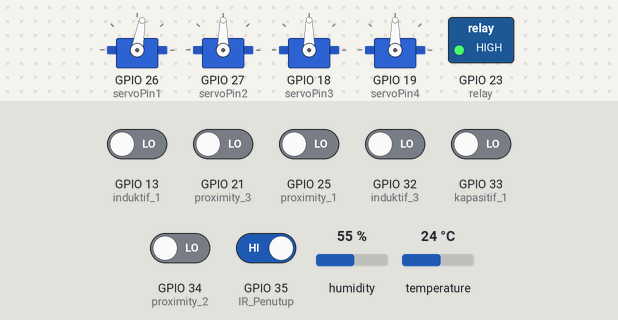
Simulated run of this sketch. Board: ESP32. Parts: 4 × servo, switched loads named in the sketch (green lamp = pin HIGH). Inputs (shaded band) come from the test bench; at power-on: GPIO 35 (IR_Penutup) HIGH, GPIO 13 (induktif_1), GPIO 21 (proximity_3), GPIO 25 (proximity_1), GPIO 32 (induktif_3), GPIO 33 (kapasitif_1), GPIO 34 (proximity_2) LOW, humidity 55 %, temperature 24 °C. WiFi joins after 1.5 s; servers stay silent unless stated; network time is answered at once with the bench clock; the local clock reads 2024-03-15 10:24:30 at power-on unless the sketch sets it; the audio player accepts every command and is not drawn; what the sketch prints to the serial monitor is not drawn.

Above: at 4.2 s.
4.3 s: GPIO 35 (IR_Penutup) driven LOW
At 5.5 s:
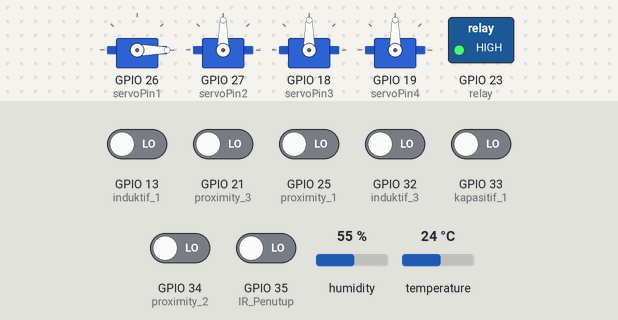
5.8 s: GPIO 35 (IR_Penutup) driven HIGH
At 11.1 s:
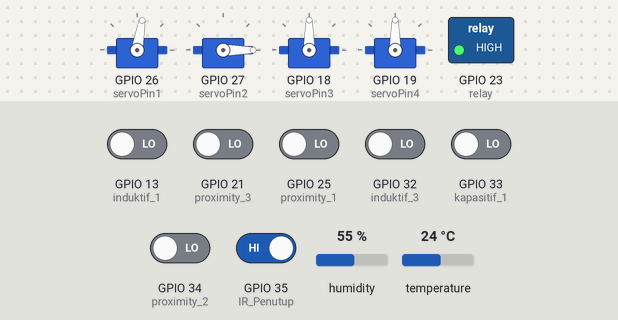
11.7 s: GPIO 35 (IR_Penutup) driven LOW
At 14.8 s:
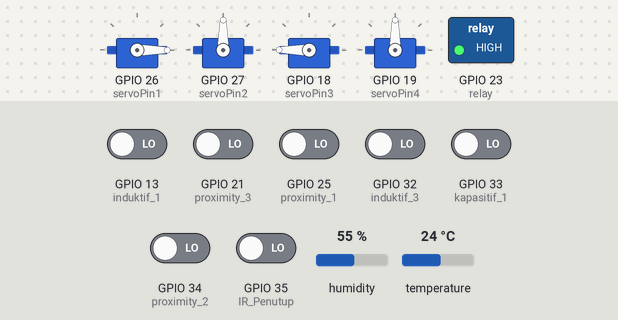
Timing chart, 0 to 18.0 s (numbered marks = the images above; inputs shaded):
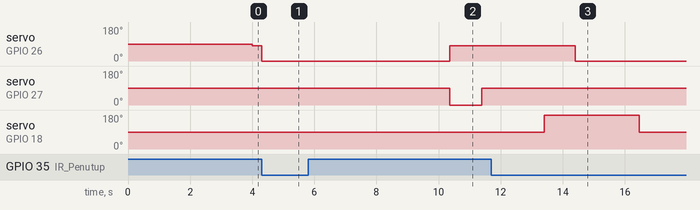

Measured:
- after the input at 4.3 s, servo on GPIO 26 (servoPin1): 80° → 0° at once
- after the input at 5.8 s, servo on GPIO 26 (servoPin1): 0° → 80° after 4.6 s; servo on GPIO 27 (servoPin2): 90° → 0° after 4.6 s, → 90° 1.0 s later
- after the input at 11.7 s, servo on GPIO 26 (servoPin1): 80° → 0° after 2.7 s

The sketch:

esp32_1.ino
```cpp
#include <ESP32Servo.h>
#include "Arduino.h"
#include "DFRobotDFPlayerMini.h"
#include "DHT.h"
#include <WiFi.h>
#include <NTPClient.h>
#include <WiFiUdp.h>

#define servoPin1  26
#define servoPin2  27
#define servoPin3  18
#define servoPin4  19
#define IR_Penutup 35
#define relay      23

#define induktif_1   13 //pemisah organik dan non organik
#define proximity_1  25
#define kapasitif_1  33

#define proximity_2  34 //pemisah organik basah dam kering
#define dht22Pin     14

#define proximity_3  21 //pemisah logam dan non logam
#define induktif_3   32

const char* ssid     = "Tinkpad";
const char* password = "12345678";
WiFiUDP ntpUDP;
NTPClient timeClient(ntpUDP, "pool.ntp.org", 25200, 60000); // 25200 detik = 7 jam (WIB), 60000 ms pembaruan

Servo myServo1, myServo2, myServo3, myServo4;
DFRobotDFPlayerMini myDFPlayer;
DHT dht(dht22Pin, DHT22);

unsigned long cTime1 = 0;

bool audio = true;
bool step1 = false;
bool step2 = false;
bool step3 = false;

void connectWifi(){
  WiFi.mode(WIFI_STA);
  WiFi.begin(ssid, password);
  while (WiFi.status() != WL_CONNECTED) {
        delay(500);
    }
}

void setup() {
  Serial2.begin(9600, SERIAL_8N1, /*rx =*/16, /*tx =*/17);
  Serial.begin(115200); Serial.println("Memulai");
  dht.begin(); connectWifi();  timeClient.begin();

  pinMode(IR_Penutup, INPUT);
  pinMode(relay, OUTPUT);

  pinMode(induktif_1, INPUT);
  pinMode(proximity_1, INPUT);
  pinMode(kapasitif_1, INPUT);

  pinMode(proximity_2, INPUT);

  pinMode(induktif_3, INPUT);
  pinMode(proximity_3, INPUT);

  digitalWrite(relay, HIGH);

  myServo1.attach(servoPin1); myServo1.write(90);
  myServo2.attach(servoPin2); myServo2.write(90);
  myServo3.attach(servoPin3); myServo3.write(90);
  myServo4.attach(servoPin4); myServo4.write(90);
  delay(1000);

  if (!myDFPlayer.begin(Serial2, /*isACK = */true, /*doReset = */true)) {
    Serial.println(F("Unable to begin:"));
    Serial.println(F("1.Please recheck the connection!"));
    Serial.println(F("2.Please insert the SD card!"));
    while(true);
  } Serial.println(F("DFPlayer Mini online."));

  myDFPlayer.setTimeOut(500);
  myDFPlayer.volume(30);
  myDFPlayer.EQ(DFPLAYER_EQ_NORMAL);
  myDFPlayer.outputDevice(DFPLAYER_DEVICE_SD);
}

void loop() {
  timeClient.update();
  String waktu = timeClient.getFormattedTime();
  String jam, menit, detik;
  int index1 = waktu.indexOf(':');
  jam = waktu.substring(0, index1);
  int index2 = waktu.indexOf(':', index1 + 1);
  menit = waktu.substring(index1 + 1, index2);
  detik = waktu.substring(index2 + 1);
  int time_hour = jam.toInt();
  int time_minute = menit.toInt();
  int time_second = detik.toInt();

  if(time_hour>=18 && time_hour<=22){
    digitalWrite(relay, LOW);
  } else {
    digitalWrite(relay, HIGH);
  }

  bool IR_Penutup_Value = digitalRead(IR_Penutup);

  bool induktif_1_value = digitalRead(induktif_1);
  bool proximity_1_value = digitalRead(proximity_1);
  bool kapasitif_1_value = digitalRead(kapasitif_1);

  bool proximity_2_value = digitalRead(proximity_2);
  float humidity = dht.readHumidity();
  float temperature = dht.readTemperature();

  bool induktif_3_value = digitalRead(induktif_3);
  bool proximity_3_value = digitalRead(proximity_3);

//  Serial.println(realTime);
//  Serial.print("Proxy1:"); Serial.println(proximity_1_value);
//  Serial.print("Proxy2:"); Serial.println(proximity_2_value);
//  Serial.print("Proxy3:"); Serial.println(proximity_3_value);
//  Serial.print("induk1:"); Serial.println(induktif_1_value);
//  Serial.print("induk3:"); Serial.println(induktif_3_value);
//  Serial.print("kapas1:"); Serial.println(kapasitif_1_value);
//  Serial.print("humy  :"); Serial.println(humidity);
//  Serial.print("temp  :"); Serial.println(temperature);
//  delay(1000);

  if(!IR_Penutup_Value){
    myServo1.write(0);
    if(audio){
       audio = false;
       step1 = true;
       myDFPlayer.play(1); delay(2000);
       myDFPlayer.play(2);
    }
    cTime1 = millis();
  } else {
    if(millis() - cTime1 > 4000){
       myServo1.write(80);
       audio = true;
    }
    if(audio && step1 && !proximity_1_value && kapasitif_1_value){ // sampah non organik
      myServo2.write(180); myDFPlayer.play(3);
      step1 = false; step2 = true;
      delay(1000);  myServo2.write(90);
    } else if(audio && step1 && !proximity_1_value && !kapasitif_1_value){ //sampah organik
      myServo2.write(0); myDFPlayer.play(3);
      step1 = false; step3 = true;
      delay(1000);  myServo2.write(90);
    } else{
      myServo2.write(90);
    }
  }

  induktif_3_value = digitalRead(induktif_3);
  if(step2 && induktif_3_value){
      delay(2000);
      myServo4.write(0);
      step2 = false;
      delay(1000);
  } else if(step2 && !induktif_3_value ){
      delay(2000);
      myServo4.write(180);
      step2 = false;
      delay(1000);
  } else {
      myServo4.write(90);
  }

   humidity = dht.readHumidity();
  if(step3 && humidity>85 ){
      delay(2000);
      myServo3.write(0);
      step3 = false;
      delay(1000);
  } else if(step3 && humidity<85 ){
      delay(2000);
      myServo3.write(180);
      step3 = false;
      delay(1000);
  } else {
      myServo3.write(90);
  }
}
```
